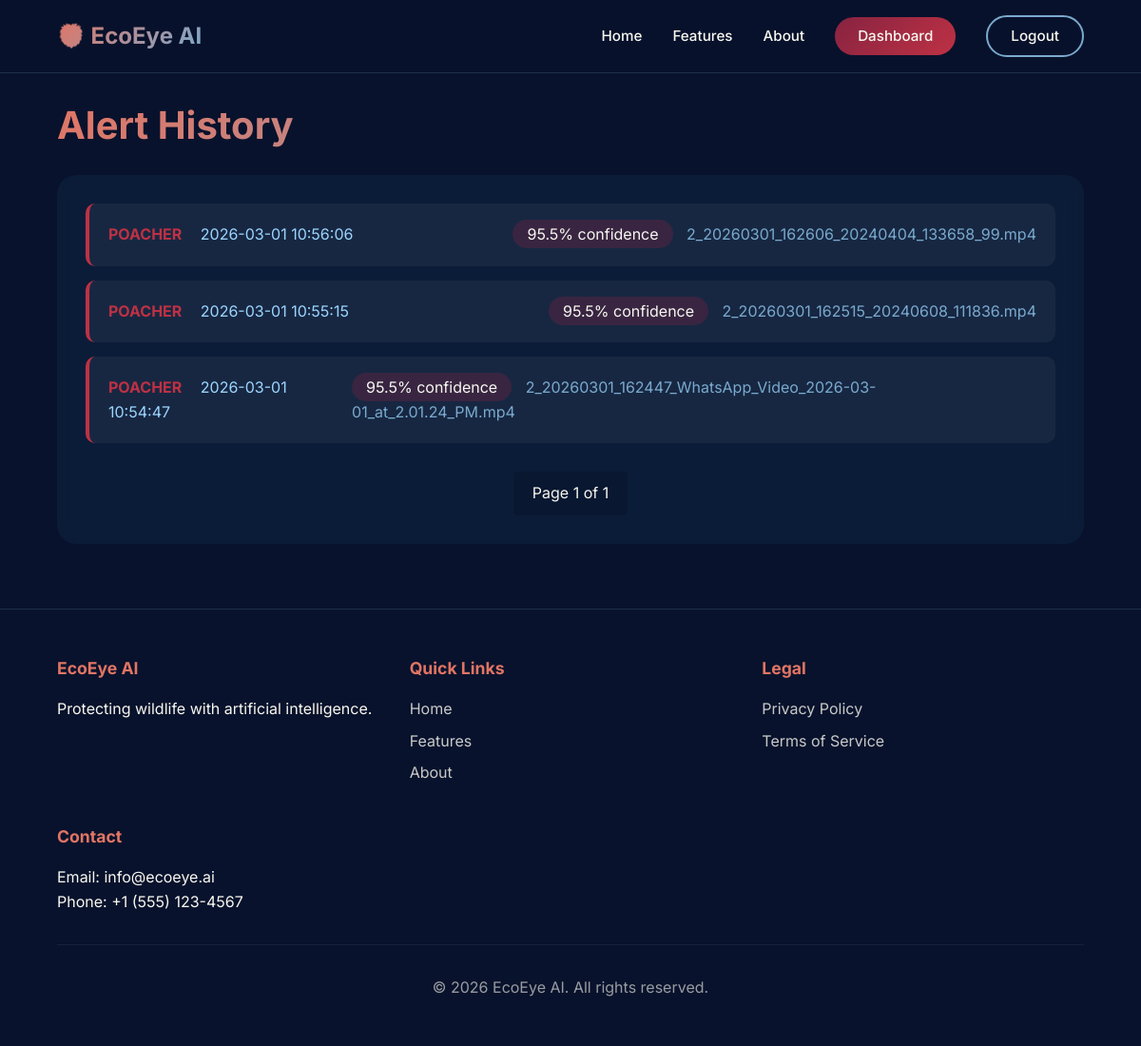
The app's page /alerts (signed in) with its own data.
### app.py (models this page shows)
class Alert(db.Model):
    id = db.Column(db.Integer, primary_key=True)
    user_id = db.Column(db.Integer, db.ForeignKey('user.id'), nullable=False)
    filename = db.Column(db.String(200), nullable=False)
    timestamp = db.Column(db.DateTime, default=datetime.utcnow)
    detection_type = db.Column(db.String(50))  # poacher or weapon
    confidence = db.Column(db.Float)
    video_name = db.Column(db.String(200))
    location = db.Column(db.String(200))  # Optional GPS data

### app.py (the view)
@app.route('/alerts')
@login_required
def alerts_page():
    page = request.args.get('page', 1, type=int)
    per_page = 10
    alerts = Alert.query.filter_by(user_id=current_user.id).order_by(Alert.timestamp.desc()).paginate(page=page, per_page=per_page)
    return render_template('dashboard/alerts.html', alerts=alerts)

### app.py (called while the page is built)
@login_manager.user_loader
def load_user(user_id):
    return User.query.get(int(user_id))

### templates/dashboard/alerts.html (shortened to what this page needs)
{% extends "layout/base.html" %}
{% block content %}
<div style="padding: 100px 5% 50px; min-height: 80vh;">
    <h1 style="font-size: 2.5rem; background: linear-gradient(135deg, #E17564, #7AAACE); -webkit-background-clip: text; -webkit-text-fill-color: transparent; margin-bottom: 20px;">Alert History</h1>
    <div style="background: rgba(22, 71, 106, 0.2); backdrop-filter: blur(10px); padding: 30px; border-radius: 20px;">
        {% if alerts.items %}
            <div style="display: grid; gap: 15px;">
                {% for alert in alerts.items %}
                    <div style="background: rgba(255,255,255,0.05); padding: 20px; border-radius: 10px; display: flex; justify-content: space-between; align-items: center; border-left: 4px solid {% if alert.detection_type == 'poacher' %}#BE3144{% else %}#7AAACE{% endif %};">
                        <div>
                            <span style="font-weight: bold; color: {% if alert.detection_type == 'poacher' %}#BE3144{% else %}#7AAACE{% endif %};">{{ alert.detection_type|upper }}</span>
                            <span style="color: #9CD5FF; margin-left: 15px;">{{ alert.timestamp.strftime('%Y-%m-%d %H:%M:%S') }}</span>
                        </div>
                        <div>
                            <span style="background: rgba(135, 35, 65, 0.3); padding: 5px 15px; border-radius: 20px; color: #F7F8F0; margin-right: 10px;">{{ alert.confidence }}% confidence</span>
                            <span style="color: #7AAACE;">{{ alert.video_name }}</span>
                        </div>
                    </div>
                {% endfor %}
            </div>
            <div style="display: flex; justify-content: center; gap: 10px; margin-top: 30px;">
                <span style="padding: 10px 20px; background: rgba(9, 18, 44, 0.5); border-radius: 5px;">Page {{ alerts.page }} of {{ alerts.pages }}</span>
            </div>
        {% endif %}
    </div>
</div>
{% endblock %}

### templates/layout/base.html (shortened to what this page needs)
<!DOCTYPE html>
<html lang="en">
<head>
    <link rel="stylesheet" href="{{ url_for('static', filename='css/style.css') }}">
    <link rel="stylesheet" href="{{ url_for('static', filename='css/auth.css') }}">
</head>
<body>
    {% include 'layout/navbar.html' %}
    {% block content %}{% endblock %}
    {% include 'layout/footer.html' %}
</body>
</html>

### templates/layout/navbar.html
<nav class="navbar">
    <a href="{{ url_for('index') }}" class="logo">🦁 EcoEye AI</a>
    <div class="nav-links">
        <a href="{{ url_for('index') }}">Home</a>
        <a href="{{ url_for('features') }}">Features</a>
        <a href="{{ url_for('about') }}">About</a>
        {% if current_user.is_authenticated %}
            <a href="{{ url_for('dashboard') }}" class="btn-signup">Dashboard</a>
            <a href="{{ url_for('logout') }}" class="btn-login">Logout</a>
        {% else %}
            <a href="{{ url_for('login') }}" class="btn-login">Login</a>
            <a href="{{ url_for('signup') }}" class="btn-signup">Sign Up</a>
        {% endif %}
    </div>
</nav>

### templates/layout/footer.html
<footer class="footer">
    <div class="footer-content">
        <div class="footer-section">
            <h4>EcoEye AI</h4>
            <p>Protecting wildlife with artificial intelligence.</p>
        </div>
        <div class="footer-section">
            <h4>Quick Links</h4>
            <a href="{{ url_for('index') }}">Home</a>
            <a href="{{ url_for('features') }}">Features</a>
            <a href="{{ url_for('about') }}">About</a>
        </div>
        <div class="footer-section">
            <h4>Legal</h4>
            <a href="#">Privacy Policy</a>
            <a href="#">Terms of Service</a>
        </div>
        <div class="footer-section">
            <h4>Contact</h4>
            <p>Email: info@ecoeye.ai</p>
            <p>Phone: +1 (555) 123-4567</p>
        </div>
    </div>
    <div class="footer-bottom">
        <p>&copy; 2026 EcoEye AI. All rights reserved.</p>
    </div>
</footer>

### static/css/style.css (style rules this page uses)
:root { --deep-navy: #09122C; --crimson: #872341; --fire-red: #BE3144; --coral: #E17564; --soft-blue: #7AAACE; --light-blue: #9CD5FF; --ivory: #F7F8F0; --dark-teal: #164764; --medium-teal: #3B9797; }
* { margin: 0; padding: 0; box-sizing: border-box; }
body { font-family: 'Inter', -apple-system, BlinkMacSystemFont, sans-serif; background: var(--deep-navy); color: var(--ivory); line-height: 1.6; overflow-x: hidden; }
.navbar { background: rgba(9, 18, 44, 0.95); backdrop-filter: blur(10px); padding: 1rem 5%; position: fixed; width: 100%; top: 0; z-index: 1000; border-bottom: 1px solid rgba(122, 170, 206, 0.2); display: flex; justify-content: space-between; align-items: center; }
.logo { font-size: 1.5rem; font-weight: 700; background: linear-gradient(135deg, var(--coral), var(--soft-blue)); -webkit-background-clip: text; -webkit-text-fill-color: transparent; text-decoration: none; }
.nav-links { display: flex; gap: 2rem; align-items: center; }
.nav-links a { color: var(--ivory); text-decoration: none; font-weight: 500; transition: color 0.3s; font-size: 0.95rem; }
.btn-login { background: transparent; border: 2px solid var(--soft-blue); color: var(--soft-blue); padding: 0.5rem 1.5rem; border-radius: 25px; transition: all 0.3s; }
.btn-signup { background: linear-gradient(135deg, var(--crimson), var(--fire-red)); color: white; padding: 0.5rem 1.5rem; border-radius: 25px; border: none; transition: all 0.3s; }
.footer { background: var(--deep-navy); padding: 3rem 5%; border-top: 1px solid rgba(122, 170, 206, 0.2); }
.footer-content { display: grid; grid-template-columns: repeat(auto-fit, minmax(250px, 1fr)); gap: 2rem; max-width: 1200px; margin: 0 auto; }
.footer-section h4 { color: var(--coral); margin-bottom: 1rem; font-size: 1.1rem; }
.footer-section a { color: var(--ivory); opacity: 0.8; text-decoration: none; display: block; margin-bottom: 0.5rem; transition: color 0.3s; }
.footer-bottom { text-align: center; padding-top: 2rem; margin-top: 2rem; border-top: 1px solid rgba(255,255,255,0.1); color: var(--ivory); opacity: 0.6; }

### records on screen
Alert: detection_type "POACHER", timestamp "2026-03-01 10:56:06", confidence "95.5", video_name "2_20260301_162606_20240404_133658_99.mp4"
Alert: detection_type "POACHER", timestamp "2026-03-01 10:55:15", confidence "95.5", video_name "2_20260301_162515_20240608_111836.mp4"
Alert: detection_type "POACHER", timestamp "2026-03-01 10:54:47", confidence "95.5", video_name "2_20260301_162447_WhatsApp_Video_2026-03-01_at_2.01.24_PM.mp4"

### other values on screen
{{ alerts.page }} "1"
{{ alerts.pages }} "1"
